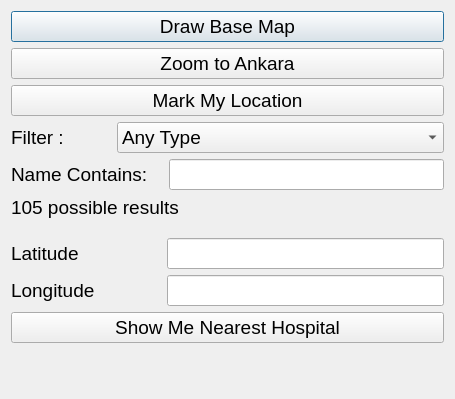
<?xml version="1.0" encoding="UTF-8"?>
<ui version="4.0">
 <class>HospitalFinderDialogBase</class>
 <widget class="QDialog" name="HospitalFinderDialogBase">
  <property name="geometry">
   <rect>
    <x>0</x>
    <y>0</y>
    <width>357</width>
    <height>399</height>
   </rect>
  </property>
  <property name="font">
   <font>
    <pointsize>14</pointsize>
   </font>
  </property>
  <property name="windowTitle">
   <string>Hospital Finder</string>
  </property>
  <layout class="QGridLayout" name="gridLayout">
   <item row="0" column="0">
    <layout class="QVBoxLayout" name="verticalLayout_2">
     <item>
      <layout class="QVBoxLayout" name="verticalLayout">
       <item>
        <widget class="QPushButton" name="drawBaseMapButton">
         <property name="sizePolicy">
          <sizepolicy hsizetype="Minimum" vsizetype="Minimum">
           <horstretch>0</horstretch>
           <verstretch>0</verstretch>
          </sizepolicy>
         </property>
         <property name="autoFillBackground">
          <bool>false</bool>
         </property>
         <property name="text">
          <string>Draw Base Map</string>
         </property>
        </widget>
       </item>
       <item>
        <widget class="QPushButton" name="zoomToAnkaraButton">
         <property name="sizePolicy">
          <sizepolicy hsizetype="Minimum" vsizetype="Minimum">
           <horstretch>0</horstretch>
           <verstretch>0</verstretch>
          </sizepolicy>
         </property>
         <property name="text">
          <string>Zoom to Ankara</string>
         </property>
        </widget>
       </item>
       <item>
        <widget class="QPushButton" name="markMyLocationButton">
         <property name="text">
          <string>Mark My Location</string>
         </property>
        </widget>
       </item>
       <item>
        <layout class="QHBoxLayout" name="horizontalLayout_4">
         <item>
          <widget class="QLabel" name="label_3">
           <property name="minimumSize">
            <size>
             <width>100</width>
             <height>0</height>
            </size>
           </property>
           <property name="text">
            <string>Filter :</string>
           </property>
          </widget>
         </item>
         <item alignment="Qt::AlignRight">
          <widget class="QComboBox" name="typeFilter">
           <property name="acceptDrops">
            <bool>false</bool>
           </property>
           <property name="layoutDirection">
            <enum>Qt::LeftToRight</enum>
           </property>
           <property name="currentIndex">
            <number>0</number>
           </property>
           <item>
            <property name="text">
             <string>Any Type</string>
            </property>
           </item>
           <item>
            <property name="text">
             <string>Education and Research Hospitals</string>
            </property>
           </item>
           <item>
            <property name="text">
             <string>Public Hospitals</string>
            </property>
           </item>
           <item>
            <property name="text">
             <string>Oral and Dental Health Clinics</string>
            </property>
           </item>
           <item>
            <property name="text">
             <string>University Hospitals</string>
            </property>
           </item>
           <item>
            <property name="text">
             <string>Private Hospitals</string>
            </property>
           </item>
          </widget>
         </item>
        </layout>
       </item>
      </layout>
     </item>
     <item>
      <layout class="QHBoxLayout" name="horizontalLayout_5">
       <item>
        <widget class="QLabel" name="label_4">
         <property name="minimumSize">
          <size>
           <width>140</width>
           <height>0</height>
          </size>
         </property>
         <property name="text">
          <string>Name Contains: </string>
         </property>
        </widget>
       </item>
       <item>
        <spacer name="horizontalSpacer_4">
         <property name="orientation">
          <enum>Qt::Horizontal</enum>
         </property>
         <property name="sizeType">
          <enum>QSizePolicy::Fixed</enum>
         </property>
         <property name="sizeHint" stdset="0">
          <size>
           <width>10</width>
           <height>20</height>
          </size>
         </property>
        </spacer>
       </item>
       <item>
        <widget class="QLineEdit" name="nameFilter">
         <property name="sizePolicy">
          <sizepolicy hsizetype="Expanding" vsizetype="Minimum">
           <horstretch>0</horstretch>
           <verstretch>0</verstretch>
          </sizepolicy>
         </property>
        </widget>
       </item>
      </layout>
     </item>
     <item>
      <widget class="QLabel" name="possibleResultsLabel">
       <property name="text">
        <string>105 possible results</string>
       </property>
      </widget>
     </item>
     <item>
      <spacer name="verticalSpacer_2">
       <property name="orientation">
        <enum>Qt::Vertical</enum>
       </property>
       <property name="sizeType">
        <enum>QSizePolicy::Fixed</enum>
       </property>
       <property name="sizeHint" stdset="0">
        <size>
         <width>20</width>
         <height>13</height>
        </size>
       </property>
      </spacer>
     </item>
     <item>
      <layout class="QVBoxLayout" name="verticalLayout_4">
       <item>
        <layout class="QVBoxLayout" name="verticalLayout_5">
         <item>
          <layout class="QHBoxLayout" name="horizontalLayout">
           <item>
            <widget class="QLabel" name="label">
             <property name="sizePolicy">
              <sizepolicy hsizetype="Fixed" vsizetype="Preferred">
               <horstretch>0</horstretch>
               <verstretch>0</verstretch>
              </sizepolicy>
             </property>
             <property name="minimumSize">
              <size>
               <width>100</width>
               <height>29</height>
              </size>
             </property>
             <property name="text">
              <string>Latitude</string>
             </property>
            </widget>
           </item>
           <item>
            <spacer name="horizontalSpacer_2">
             <property name="orientation">
              <enum>Qt::Horizontal</enum>
             </property>
             <property name="sizeType">
              <enum>QSizePolicy::Fixed</enum>
             </property>
             <property name="sizeHint" stdset="0">
              <size>
               <width>50</width>
               <height>20</height>
              </size>
             </property>
            </spacer>
           </item>
           <item>
            <widget class="QLineEdit" name="latitudeInput">
             <property name="sizePolicy">
              <sizepolicy hsizetype="Expanding" vsizetype="Minimum">
               <horstretch>0</horstretch>
               <verstretch>0</verstretch>
              </sizepolicy>
             </property>
             <property name="inputMask">
              <string/>
             </property>
             <property name="maxLength">
              <number>32767</number>
             </property>
            </widget>
           </item>
          </layout>
         </item>
         <item>
          <layout class="QHBoxLayout" name="horizontalLayout_2">
           <item>
            <widget class="QLabel" name="label_2">
             <property name="sizePolicy">
              <sizepolicy hsizetype="Fixed" vsizetype="Preferred">
               <horstretch>0</horstretch>
               <verstretch>0</verstretch>
              </sizepolicy>
             </property>
             <property name="minimumSize">
              <size>
               <width>100</width>
               <height>29</height>
              </size>
             </property>
             <property name="text">
              <string>Longitude</string>
             </property>
            </widget>
           </item>
           <item>
            <spacer name="horizontalSpacer_3">
             <property name="orientation">
              <enum>Qt::Horizontal</enum>
             </property>
             <property name="sizeType">
              <enum>QSizePolicy::Fixed</enum>
             </property>
             <property name="sizeHint" stdset="0">
              <size>
               <width>50</width>
               <height>20</height>
              </size>
             </property>
            </spacer>
           </item>
           <item>
            <widget class="QLineEdit" name="longitudeInput">
             <property name="sizePolicy">
              <sizepolicy hsizetype="Expanding" vsizetype="Minimum">
               <horstretch>0</horstretch>
               <verstretch>0</verstretch>
              </sizepolicy>
             </property>
            </widget>
           </item>
          </layout>
         </item>
        </layout>
       </item>
       <item>
        <widget class="QPushButton" name="showClosestHospitalButton">
         <property name="text">
          <string>Show Me Nearest Hospital</string>
         </property>
        </widget>
       </item>
       <item>
        <widget class="QLabel" name="resultLabel">
         <property name="sizePolicy">
          <sizepolicy hsizetype="Minimum" vsizetype="MinimumExpanding">
           <horstretch>0</horstretch>
           <verstretch>0</verstretch>
          </sizepolicy>
         </property>
         <property name="text">
          <string>&lt;span style=&quot; color:#ff0000;&quot;&gt;&lt;/span&gt;</string>
         </property>
        </widget>
       </item>
       <item>
        <spacer name="verticalSpacer">
         <property name="orientation">
          <enum>Qt::Vertical</enum>
         </property>
         <property name="sizeType">
          <enum>QSizePolicy::Expanding</enum>
         </property>
         <property name="sizeHint" stdset="0">
          <size>
           <width>20</width>
           <height>1</height>
          </size>
         </property>
        </spacer>
       </item>
      </layout>
     </item>
    </layout>
   </item>
  </layout>
 </widget>
 <resources/>
 <connections/>
</ui>
